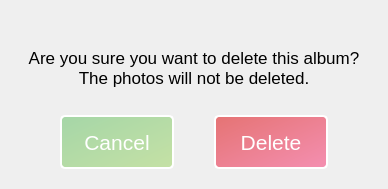
<?xml version="1.0" encoding="UTF-8"?>
<ui version="4.0">
 <class>DeleteAlbumDialog</class>
 <widget class="QDialog" name="DeleteAlbumDialog">
  <property name="geometry">
   <rect>
    <x>0</x>
    <y>0</y>
    <width>388</width>
    <height>189</height>
   </rect>
  </property>
  <property name="windowTitle">
   <string>Dialog</string>
  </property>
  <property name="styleSheet">
   <string notr="true">QPushButton {
	height: 40px;
    background-color: #9ED196 ; 
	max-width: 100px;
}

QPushButton:hover {
	border: 4px solid #fff;
}

QMessageBox QPushButton {
	background: #fff;
	max-height: 35px;
	max-width: 40px;
	min-width: 30px;
	border-radius: 7px;
	border: 2px solid white;
	padding: 5px;
	color : black;
	font: 400 13pt &quot;Segoe UI&quot;;
}</string>
  </property>
  <layout class="QVBoxLayout" name="verticalLayout" stretch="5,5">
   <property name="spacing">
    <number>0</number>
   </property>
   <property name="leftMargin">
    <number>20</number>
   </property>
   <property name="topMargin">
    <number>20</number>
   </property>
   <property name="rightMargin">
    <number>20</number>
   </property>
   <property name="bottomMargin">
    <number>20</number>
   </property>
   <item>
    <widget class="QLabel" name="label">
     <property name="font">
      <font>
       <pointsize>13</pointsize>
      </font>
     </property>
     <property name="styleSheet">
      <string notr="true"/>
     </property>
     <property name="text">
      <string>Are you sure you want to delete this album? 
The photos will not be deleted.</string>
     </property>
     <property name="alignment">
      <set>Qt::AlignCenter</set>
     </property>
    </widget>
   </item>
   <item>
    <layout class="QHBoxLayout" name="horizontalLayout">
     <property name="spacing">
      <number>0</number>
     </property>
     <item>
      <widget class="QPushButton" name="cancelButton">
       <property name="font">
        <font>
         <pointsize>16</pointsize>
        </font>
       </property>
       <property name="cursor">
        <cursorShape>PointingHandCursor</cursorShape>
       </property>
       <property name="styleSheet">
        <string notr="true">QPushButton {
	background: qlineargradient(x1: 0, y1: 0, x2: 1, y2: 1, stop: 0 #A5D6A7, stop: 1 #C5E1A5);
	color: #fff;
    border: 2px solid white;
    border-radius: 5px;
    padding: 5px;
}

QPushButton:hover {
	border: 4px solid #fff;
}</string>
       </property>
       <property name="text">
        <string>Cancel</string>
       </property>
      </widget>
     </item>
     <item>
      <widget class="QPushButton" name="deleteButton">
       <property name="enabled">
        <bool>true</bool>
       </property>
       <property name="palette">
        <palette>
         <active>
          <colorrole role="WindowText">
           <brush brushstyle="SolidPattern">
            <color alpha="255">
             <red>255</red>
             <green>255</green>
             <blue>255</blue>
            </color>
           </brush>
          </colorrole>
          <colorrole role="Button">
           <brush brushstyle="LinearGradientPattern">
            <gradient startx="0.000000000000000" starty="0.000000000000000" endx="1.000000000000000" endy="1.000000000000000" type="LinearGradient" spread="PadSpread" coordinatemode="ObjectBoundingMode">
             <gradientstop position="0.000000000000000">
              <color alpha="255">
               <red>229</red>
               <green>115</green>
               <blue>115</blue>
              </color>
             </gradientstop>
             <gradientstop position="1.000000000000000">
              <color alpha="255">
               <red>244</red>
               <green>143</green>
               <blue>177</blue>
              </color>
             </gradientstop>
            </gradient>
           </brush>
          </colorrole>
          <colorrole role="Text">
           <brush brushstyle="SolidPattern">
            <color alpha="255">
             <red>255</red>
             <green>255</green>
             <blue>255</blue>
            </color>
           </brush>
          </colorrole>
          <colorrole role="ButtonText">
           <brush brushstyle="SolidPattern">
            <color alpha="255">
             <red>255</red>
             <green>255</green>
             <blue>255</blue>
            </color>
           </brush>
          </colorrole>
          <colorrole role="Base">
           <brush brushstyle="LinearGradientPattern">
            <gradient startx="0.000000000000000" starty="0.000000000000000" endx="1.000000000000000" endy="1.000000000000000" type="LinearGradient" spread="PadSpread" coordinatemode="ObjectBoundingMode">
             <gradientstop position="0.000000000000000">
              <color alpha="255">
               <red>229</red>
               <green>115</green>
               <blue>115</blue>
              </color>
             </gradientstop>
             <gradientstop position="1.000000000000000">
              <color alpha="255">
               <red>244</red>
               <green>143</green>
               <blue>177</blue>
              </color>
             </gradientstop>
            </gradient>
           </brush>
          </colorrole>
          <colorrole role="Window">
           <brush brushstyle="LinearGradientPattern">
            <gradient startx="0.000000000000000" starty="0.000000000000000" endx="1.000000000000000" endy="1.000000000000000" type="LinearGradient" spread="PadSpread" coordinatemode="ObjectBoundingMode">
             <gradientstop position="0.000000000000000">
              <color alpha="255">
               <red>229</red>
               <green>115</green>
               <blue>115</blue>
              </color>
             </gradientstop>
             <gradientstop position="1.000000000000000">
              <color alpha="255">
               <red>244</red>
               <green>143</green>
               <blue>177</blue>
              </color>
             </gradientstop>
            </gradient>
           </brush>
          </colorrole>
          <colorrole role="PlaceholderText">
           <brush brushstyle="SolidPattern">
            <color alpha="255">
             <red>255</red>
             <green>255</green>
             <blue>255</blue>
            </color>
           </brush>
          </colorrole>
         </active>
         <inactive>
          <colorrole role="WindowText">
           <brush brushstyle="SolidPattern">
            <color alpha="255">
             <red>255</red>
             <green>255</green>
             <blue>255</blue>
            </color>
           </brush>
          </colorrole>
          <colorrole role="Button">
           <brush brushstyle="LinearGradientPattern">
            <gradient startx="0.000000000000000" starty="0.000000000000000" endx="1.000000000000000" endy="1.000000000000000" type="LinearGradient" spread="PadSpread" coordinatemode="ObjectBoundingMode">
             <gradientstop position="0.000000000000000">
              <color alpha="255">
               <red>229</red>
               <green>115</green>
               <blue>115</blue>
              </color>
             </gradientstop>
             <gradientstop position="1.000000000000000">
              <color alpha="255">
               <red>244</red>
               <green>143</green>
               <blue>177</blue>
              </color>
             </gradientstop>
            </gradient>
           </brush>
          </colorrole>
          <colorrole role="Text">
           <brush brushstyle="SolidPattern">
            <color alpha="255">
             <red>255</red>
             <green>255</green>
             <blue>255</blue>
            </color>
           </brush>
          </colorrole>
          <colorrole role="ButtonText">
           <brush brushstyle="SolidPattern">
            <color alpha="255">
             <red>255</red>
             <green>255</green>
             <blue>255</blue>
            </color>
           </brush>
          </colorrole>
          <colorrole role="Base">
           <brush brushstyle="LinearGradientPattern">
            <gradient startx="0.000000000000000" starty="0.000000000000000" endx="1.000000000000000" endy="1.000000000000000" type="LinearGradient" spread="PadSpread" coordinatemode="ObjectBoundingMode">
             <gradientstop position="0.000000000000000">
              <color alpha="255">
               <red>229</red>
               <green>115</green>
               <blue>115</blue>
              </color>
             </gradientstop>
             <gradientstop position="1.000000000000000">
              <color alpha="255">
               <red>244</red>
               <green>143</green>
               <blue>177</blue>
              </color>
             </gradientstop>
            </gradient>
           </brush>
          </colorrole>
          <colorrole role="Window">
           <brush brushstyle="LinearGradientPattern">
            <gradient startx="0.000000000000000" starty="0.000000000000000" endx="1.000000000000000" endy="1.000000000000000" type="LinearGradient" spread="PadSpread" coordinatemode="ObjectBoundingMode">
             <gradientstop position="0.000000000000000">
              <color alpha="255">
               <red>229</red>
               <green>115</green>
               <blue>115</blue>
              </color>
             </gradientstop>
             <gradientstop position="1.000000000000000">
              <color alpha="255">
               <red>244</red>
               <green>143</green>
               <blue>177</blue>
              </color>
             </gradientstop>
            </gradient>
           </brush>
          </colorrole>
          <colorrole role="PlaceholderText">
           <brush brushstyle="SolidPattern">
            <color alpha="255">
             <red>255</red>
             <green>255</green>
             <blue>255</blue>
            </color>
           </brush>
          </colorrole>
         </inactive>
         <disabled>
          <colorrole role="WindowText">
           <brush brushstyle="SolidPattern">
            <color alpha="255">
             <red>255</red>
             <green>255</green>
             <blue>255</blue>
            </color>
           </brush>
          </colorrole>
          <colorrole role="Button">
           <brush brushstyle="LinearGradientPattern">
            <gradient startx="0.000000000000000" starty="0.000000000000000" endx="1.000000000000000" endy="1.000000000000000" type="LinearGradient" spread="PadSpread" coordinatemode="ObjectBoundingMode">
             <gradientstop position="0.000000000000000">
              <color alpha="255">
               <red>229</red>
               <green>115</green>
               <blue>115</blue>
              </color>
             </gradientstop>
             <gradientstop position="1.000000000000000">
              <color alpha="255">
               <red>244</red>
               <green>143</green>
               <blue>177</blue>
              </color>
             </gradientstop>
            </gradient>
           </brush>
          </colorrole>
          <colorrole role="Text">
           <brush brushstyle="SolidPattern">
            <color alpha="255">
             <red>255</red>
             <green>255</green>
             <blue>255</blue>
            </color>
           </brush>
          </colorrole>
          <colorrole role="ButtonText">
           <brush brushstyle="SolidPattern">
            <color alpha="255">
             <red>255</red>
             <green>255</green>
             <blue>255</blue>
            </color>
           </brush>
          </colorrole>
          <colorrole role="Base">
           <brush brushstyle="LinearGradientPattern">
            <gradient startx="0.000000000000000" starty="0.000000000000000" endx="1.000000000000000" endy="1.000000000000000" type="LinearGradient" spread="PadSpread" coordinatemode="ObjectBoundingMode">
             <gradientstop position="0.000000000000000">
              <color alpha="255">
               <red>229</red>
               <green>115</green>
               <blue>115</blue>
              </color>
             </gradientstop>
             <gradientstop position="1.000000000000000">
              <color alpha="255">
               <red>244</red>
               <green>143</green>
               <blue>177</blue>
              </color>
             </gradientstop>
            </gradient>
           </brush>
          </colorrole>
          <colorrole role="Window">
           <brush brushstyle="LinearGradientPattern">
            <gradient startx="0.000000000000000" starty="0.000000000000000" endx="1.000000000000000" endy="1.000000000000000" type="LinearGradient" spread="PadSpread" coordinatemode="ObjectBoundingMode">
             <gradientstop position="0.000000000000000">
              <color alpha="255">
               <red>229</red>
               <green>115</green>
               <blue>115</blue>
              </color>
             </gradientstop>
             <gradientstop position="1.000000000000000">
              <color alpha="255">
               <red>244</red>
               <green>143</green>
               <blue>177</blue>
              </color>
             </gradientstop>
            </gradient>
           </brush>
          </colorrole>
          <colorrole role="PlaceholderText">
           <brush brushstyle="SolidPattern">
            <color alpha="255">
             <red>255</red>
             <green>255</green>
             <blue>255</blue>
            </color>
           </brush>
          </colorrole>
         </disabled>
        </palette>
       </property>
       <property name="font">
        <font>
         <pointsize>16</pointsize>
         <strikeout>false</strikeout>
        </font>
       </property>
       <property name="cursor">
        <cursorShape>PointingHandCursor</cursorShape>
       </property>
       <property name="autoFillBackground">
        <bool>false</bool>
       </property>
       <property name="styleSheet">
        <string notr="true">QPushButton {
	background: qlineargradient(x1: 0, y1: 0, x2: 1, y2: 1, stop: 0 #E57373, stop: 1 #F48FB1);
	color: #fff;
    color: white;
    border: 2px solid white;
    border-radius: 5px;
    padding: 5px;
}

QPushButton:hover {
	border: 4px solid #fff;
}</string>
       </property>
       <property name="text">
        <string>Delete</string>
       </property>
      </widget>
     </item>
    </layout>
   </item>
  </layout>
 </widget>
 <resources/>
 <connections>
  <connection>
   <sender>deleteButton</sender>
   <signal>clicked()</signal>
   <receiver>DeleteAlbumDialog</receiver>
   <slot>onDeleteConfirmed()</slot>
   <hints>
    <hint type="sourcelabel">
     <x>185</x>
     <y>210</y>
    </hint>
    <hint type="destinationlabel">
     <x>257</x>
     <y>137</y>
    </hint>
   </hints>
  </connection>
  <connection>
   <sender>cancelButton</sender>
   <signal>clicked()</signal>
   <receiver>DeleteAlbumDialog</receiver>
   <slot>onDeletionCancelled()</slot>
   <hints>
    <hint type="sourcelabel">
     <x>253</x>
     <y>294</y>
    </hint>
    <hint type="destinationlabel">
     <x>406</x>
     <y>342</y>
    </hint>
   </hints>
  </connection>
 </connections>
 <slots>
  <slot>onDeleteConfirmed()</slot>
  <slot>onDeletionCancelled()</slot>
 </slots>
</ui>
